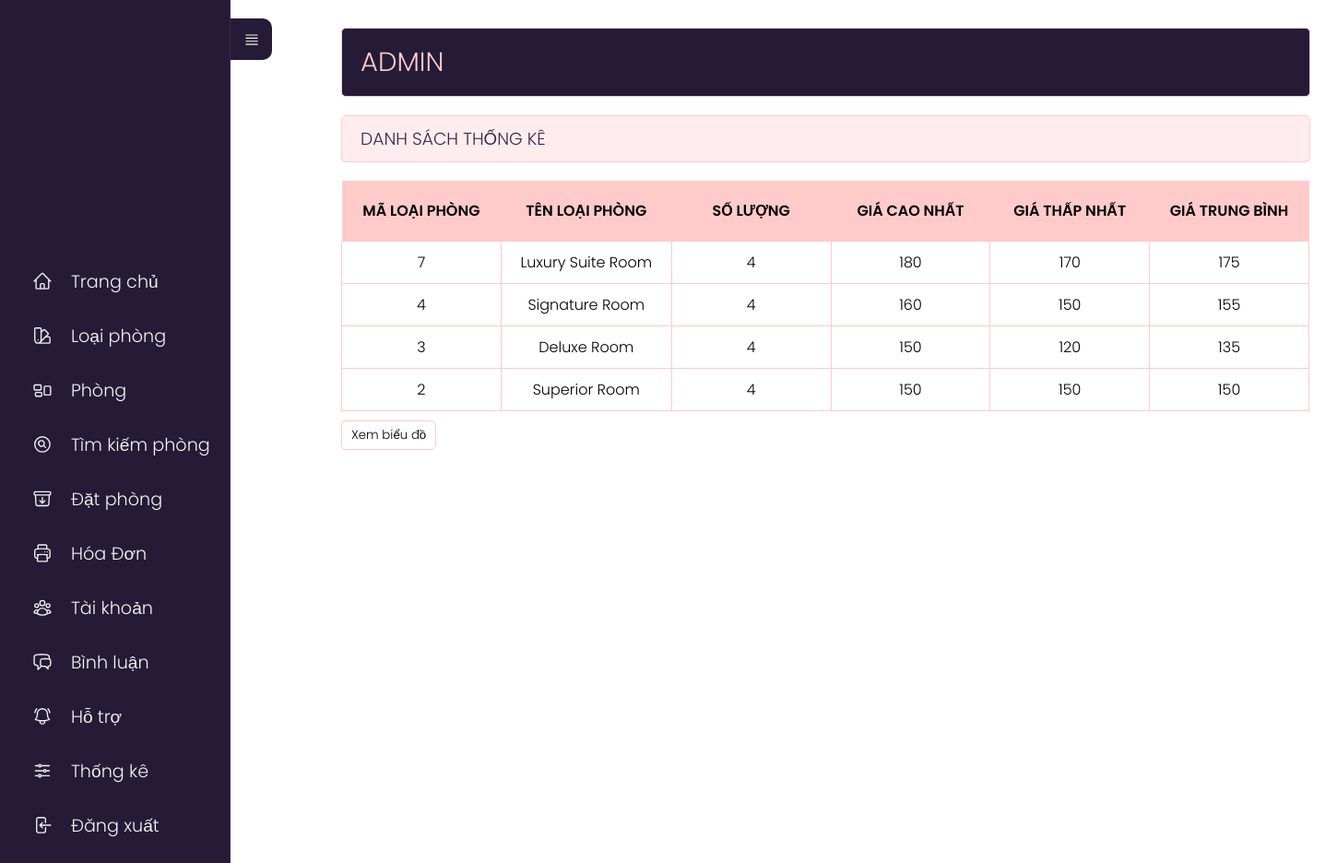
The page /admin/index.php?act=thongke on the database its author committed.
### tables this page shows
CREATE TABLE `loaiphong` (
  `id_loaiphong` int(11) NOT NULL,
  `name_loaiphong` varchar(255) NOT NULL
);

### model/pdo.php (called while the page is built, shortened)
<?php
function pdo_get_connection(){
    $dburl = "mysql:host=localhost;dbname=khachsan;charset=utf8";
    $user = 'root';
    $password = '';
    $conn = new PDO($dburl, $user, $password);
    $conn->setAttribute(PDO::ATTR_ERRMODE, PDO::ERRMODE_EXCEPTION);
    return $conn;
}
function pdo_query($sql){
    $sql_args = array_slice(func_get_args(), 1);
    try{
        $conn = pdo_get_connection();
        $stmt = $conn->prepare($sql);
        $stmt->execute($sql_args);
        $rows = $stmt->fetchAll();
        return $rows;
    }
    catch(PDOException $e){
        throw $e;
    }
    finally{
        unset($conn);
    }
}

### model/thongke.php (called while the page is built, shortened)
<?php
    function loadall_thongke(){
        $sql= "select loaiphong.id_loaiphong as malp,loaiphong.name_loaiphong as tenlp, count(phong.id_phong) as countp, min(phong.price) as minprice, max(phong.price) as maxprice, avg(phong.price) as avgprice";
        $sql.=" from phong left join loaiphong on loaiphong.id_loaiphong=phong.id_loaiphong";
        $sql.=" group by loaiphong.id_loaiphong order by loaiphong.id_loaiphong desc";
        $listthongke=pdo_query($sql);
        return $listthongke;
    }
?>

### admin/thongke/list.php (the view)
<div class="row">
    <div class="row mb headeradmin" style="width:143%;">
        <h1 style="padding: 15px 0;">ADMIN </h1>
    </div>
    <div class="row formtittle" style="width:143%;">
        <h3>DANH SÁCH THỐNG KÊ</h3>
    </div>
    <div class="row formcontent">
        <form action="index.php?act=thongke" method="post">
            <div class="row mb10 formdshanghoa" style="width:1050px;">
                <table>
                    <tr>
                        <th>MÃ LOẠI PHÒNG</th>
                        <th>TÊN LOẠI PHÒNG</th>
                        <th>SỐ LƯỢNG</th>
                        <th>GIÁ CAO NHẤT</th>
                        <th>GIÁ THẤP NHẤT</th>
                        <th>GIÁ TRUNG BÌNH</th>
                    </tr>
                    <?php
                    foreach ($listthongke as $thongke) {
                        extract($thongke);
                        echo '<tr>
                                        <td>' . $malp . '</td>
                                        <td>' . $tenlp . '</td>
                                        <td>' . $countp . '</td>
                                        <td>' . $maxprice . '</td>
                                        <td>' . $minprice . '</td>
                                        <td>' . $avgprice . '</td>
                                    </tr>';
                    }
                    ?>
                </table>
            </div>
            <div class="row mb10">
                <a href="index.php?act=bieudo"><input type="button" value="Xem biểu đồ"></a>
            </div>
        </form>
    </div>
</div>
</div>

### view_demo/css/styleadmin.css (style rules this page uses)
* { padding: 0; margin: 0; box-sizing: border-box; font-family: 'Poppins', sans-serif; font-weight: 300; }
body { position: relative; width: 100%; min-height: 150vh; }
.row { float: left; width: 70%; }
.mb { margin-bottom: 20px; }
.mb10 { margin-bottom: 10px; }
.formtk input[type="submit"], .formcontent input[type="submit"], .formcontent input[type="reset"], .formcontent input[type="button"] { border-radius: 5px; padding: 5px 10px; background-color: #ffffff; border: 1px solid #FFCACA; }
.headeradmin { background-color: #251B37; border: 1px solid #FFCACA; color: #FFCACA; border-radius: 5px; padding: 0px 20px; width: 70%; }
.headeradmin h1 { font-size: 2vw; }
.formtittle { background-color: #FFECEF; border: 1px solid #FFCACA; color: #372948; border-radius: 5px; padding: 10px 20px; }
.formcontent { padding: 20px 0; }
table tr th { font-weight: 600; }
.formdshanghoa table { width: 100%; border-collapse: collapse; }
.formdshanghoa table th:nth-child(1) { width: 10%; padding: 20px; background-color: #FFCACA; }
.formdshanghoa table th:nth-child(2) { width: 10%; background-color: #FFCACA; }
.formdshanghoa table th:nth-child(3) { width: 10%; background-color: #FFCACA; }
.formdshanghoa table th:nth-child(4) { width: 10%; background-color: #FFCACA; }
.formdshanghoa table th:nth-child(5) { width: 10%; background-color: #FFCACA; }
.formdshanghoa table th:nth-child(6) { width: 10%; background-color: #FFCACA; }
.formdshanghoa table td { border: 1px solid #FFCACA; padding: 10px 20px; text-align: center; }

### rows shown on the page
loaiphong: id_loaiphong "7", name_loaiphong "Luxury Suite Room", countp "4", maxprice "180", minprice "170", avgprice "175"
loaiphong: id_loaiphong "4", name_loaiphong "Signature Room", countp "4", maxprice "160", minprice "150", avgprice "155"
loaiphong: id_loaiphong "3", name_loaiphong "Deluxe Room", countp "4", maxprice "150", minprice "120", avgprice "135"
loaiphong: id_loaiphong "2", name_loaiphong "Superior Room", countp "4", maxprice "150", minprice "150", avgprice "150"
